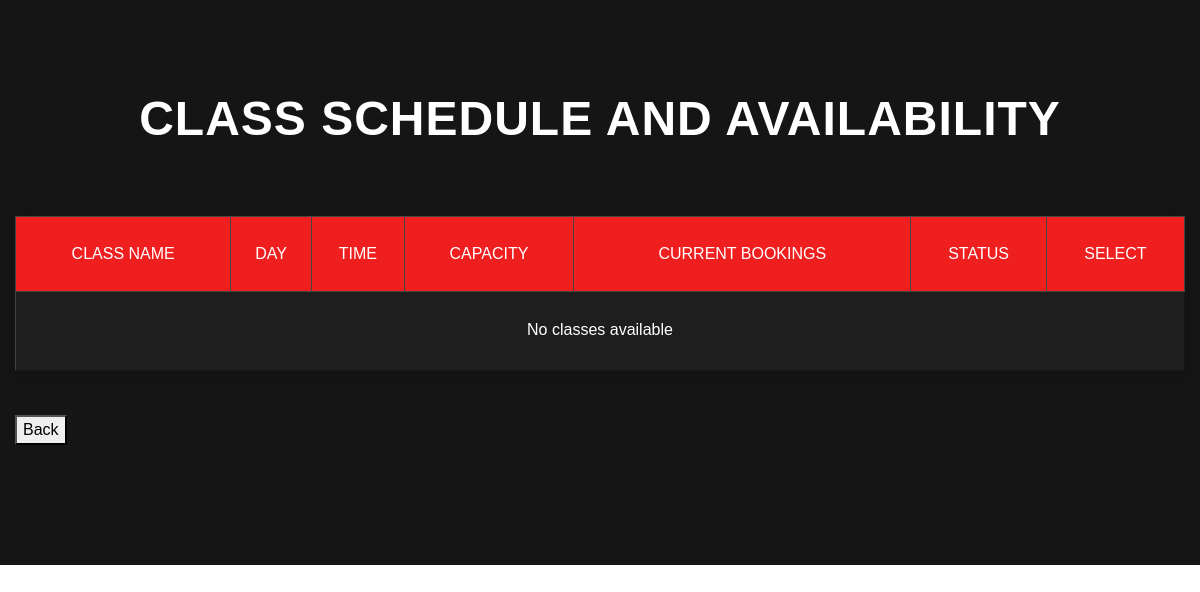
Page /FastTrack/bookTrainingClass.php on the earlier database version.
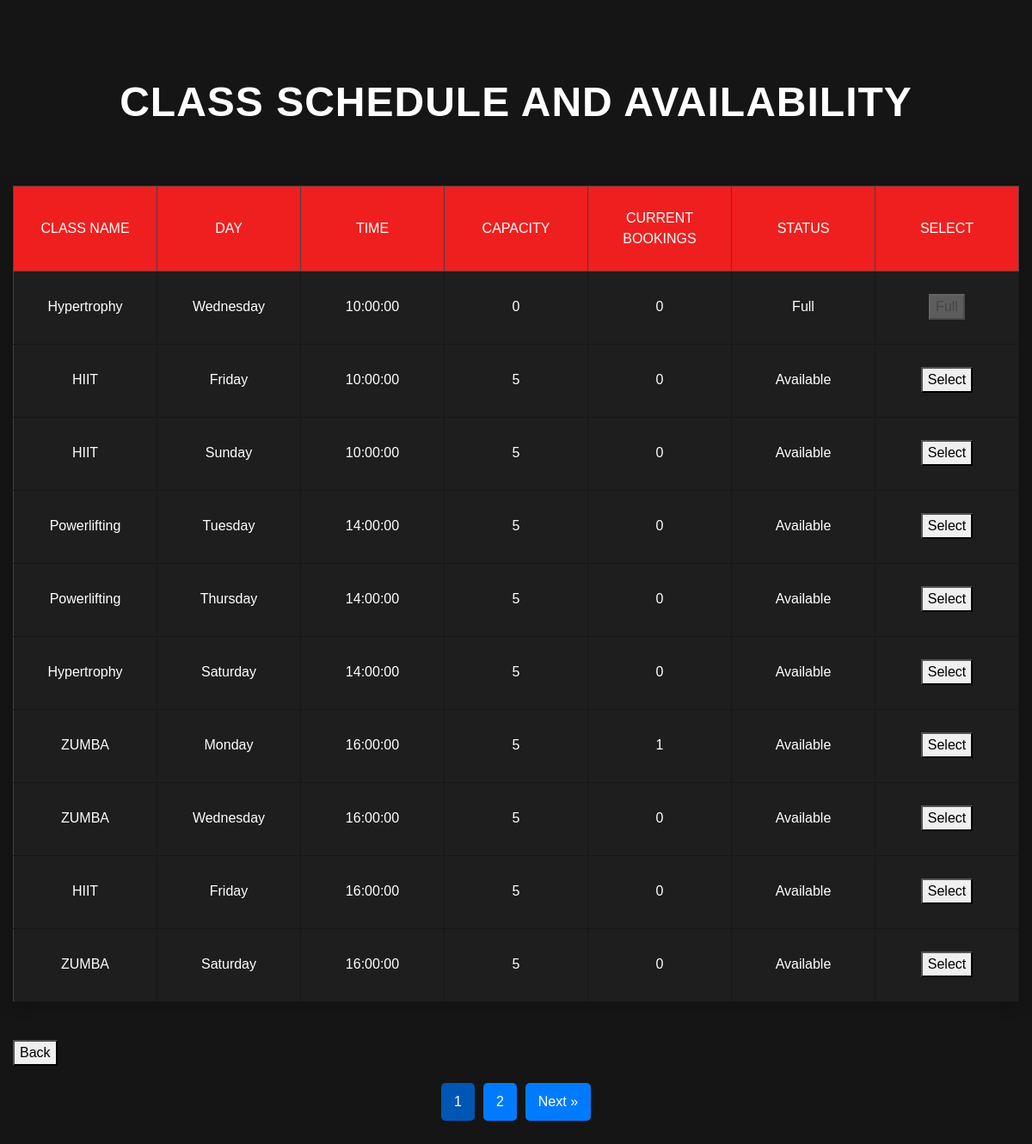
Same page on the later database version.
### tables this page shows
CREATE TABLE `class_schedule` (
  `id` int NOT NULL,
  `day_of_week` varchar(10) DEFAULT NULL,
  `time_slot` time DEFAULT NULL,
  `class_name` varchar(100) DEFAULT NULL,
  `start_time` time DEFAULT NULL,
  `end_time` time DEFAULT NULL,
  `capacity` int NOT NULL
);

### FastTrack/bookTrainingClass.php (the view, shortened to what this page needs)
<!DOCTYPE html>
<html lang="en">
<head>
    <link rel="stylesheet" href="css/bookTrainingClass.css" type="text/css">
    <link rel="stylesheet" href="css/bootstrap.min.css" type="text/css">
    <link rel="stylesheet" href="css/font-awesome.min.css" type="text/css">
    <link rel="stylesheet" href="css/elegant-icons.css" type="text/css">
    <link rel="stylesheet" href="css/nice-select.css" type="text/css">
    <link rel="stylesheet" href="css/owl.carousel.min.css" type="text/css">
    <link rel="stylesheet" href="css/magnific-popup.css" type="text/css">
    <link rel="stylesheet" href="css/slicknav.min.css" type="text/css">
    <link rel="stylesheet" href="css/style.css" type="text/css">
</head>
<body>
<?php
$servername = "localhost";
$username = "root";
$password = "root";
$dbname = "fasttrack_gym";
$conn = new mysqli($servername, $username, $password, $dbname);
$classes_per_page = 10;
$total_classes_query = "SELECT COUNT(*) AS total FROM class_schedule";
$total_classes_result = $conn->query($total_classes_query);
$total_classes_row = $total_classes_result->fetch_assoc();
$total_classes = $total_classes_row['total'];
$total_pages = ceil($total_classes / $classes_per_page);
$current_page = isset($_GET['page']) ? (int)$_GET['page'] : 1;
$current_page = max(1, min($total_pages, $current_page));
$offset = ($current_page - 1) * $classes_per_page;
$sql = "
    SELECT cs.id, cs.class_name, cs.day_of_week, cs.time_slot, cs.capacity,
           COUNT(b.booking_id) AS current_bookings
    FROM class_schedule cs
    LEFT JOIN bookings_table b ON cs.id = b.id AND b.status = 'confirmed'
    GROUP BY cs.id, cs.class_name, cs.day_of_week, cs.time_slot, cs.capacity
    LIMIT $offset, $classes_per_page
";
$result = $conn->query($sql);
?>
<section class="classtime-section class-time-table spad">
    <div class="container">
        <div class="row">
            <div class="col-lg-12 text-center">
                <div class="section-title">
                    <h2>Class Schedule and Availability</h2>
                </div>
            </div>
        </div>
        <div class="classtime-table">
            <table class="myTable">
                <thead>
                    <tr>
                        <th>Class Name</th>
                        <th>Day</th>
                        <th>Time</th>
                        <th>Capacity</th>
                        <th>Current Bookings</th>
                        <th>Status</th>
                        <th>Select</th>
                    </tr>
                </thead>
                <tbody>
                    <?php if ($result->num_rows > 0): ?>
                        <?php while($row = $result->fetch_assoc()): ?>
                            <?php
                                $status = ($row['current_bookings'] < $row['capacity']) ? "Available" : "Full";
                                $isAvailable = ($status == "Available");
                            ?>
                            <tr>
                                <td><?= htmlspecialchars($row['class_name']); ?></td>
                                <td><?= htmlspecialchars($row['day_of_week']); ?></td>
                                <td><?= htmlspecialchars($row['time_slot']); ?></td>
                                <td><?= htmlspecialchars($row['capacity']); ?></td>
                                <td><?= htmlspecialchars($row['current_bookings']); ?></td>
                                <td><?= $status; ?></td>
                                <td>
                                    <?php if ($isAvailable): ?>
                                        <form action="submit-booking.php" method="post">
                                            <button type="submit">Select</button>
                                        </form>
                                    <?php else: ?>
                                        <button disabled>Full</button>
                                    <?php endif; ?>
                                </td>
                            </tr>
                        <?php endwhile; ?>
                    <?php else: ?>
                        <tr>
                            <td colspan="7">No classes available</td>
                        </tr>
                    <?php endif; ?>
                </tbody>
            </table>
            <br>
            <button onclick="window.location.href='customer.php'">Back</button>
        </div>
        <div class="pagination">
            <?php for ($i = 1; $i <= $total_pages; $i++): ?>
                <a href="?page=<?= $i; ?>" class="<?= ($i === $current_page) ? 'active' : ''; ?>"><?= $i; ?></a>
            <?php endfor; ?>
            <?php if ($current_page < $total_pages): ?>
                <a href="?page=<?= $current_page + 1; ?>">Next &raquo;</a>
            <?php endif; ?>
        </div>
    </div>
</section>
</body>
</html>

Differences in the rows shown:
added class_schedule: class_name "Hypertrophy", day_of_week "Wednesday", time_slot "10:00:00", capacity "0", current_bookings "0", status "Full"
added class_schedule: class_name "HIIT", day_of_week "Friday", time_slot "10:00:00", capacity "5", current_bookings "0", status "Available"
added class_schedule: class_name "HIIT", day_of_week "Sunday", time_slot "10:00:00", capacity "5", current_bookings "0", status "Available"
added class_schedule: class_name "Powerlifting", day_of_week "Tuesday", time_slot "14:00:00", capacity "5", current_bookings "0", status "Available"
added class_schedule: class_name "Powerlifting", day_of_week "Thursday", time_slot "14:00:00", capacity "5", current_bookings "0", status "Available"
added class_schedule: class_name "Hypertrophy", day_of_week "Saturday", time_slot "14:00:00", capacity "5", current_bookings "0", status "Available"
added class_schedule: class_name "ZUMBA", day_of_week "Monday", time_slot "16:00:00", capacity "5", current_bookings "1", status "Available"
added class_schedule: class_name "ZUMBA", day_of_week "Wednesday", time_slot "16:00:00", capacity "5", current_bookings "0", status "Available"
added class_schedule: class_name "HIIT", day_of_week "Friday", time_slot "16:00:00", capacity "5", current_bookings "0", status "Available"
added class_schedule: class_name "ZUMBA", day_of_week "Saturday", time_slot "16:00:00", capacity "5", current_bookings "0", status "Available"
Other differences:
new list line: "1"
new list line: "2"
text no longer shown: "No classes available"
text now shown: "Next »"
